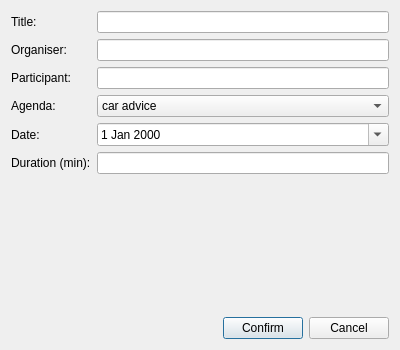
<?xml version="1.0" encoding="UTF-8"?>
<ui version="4.0">
 <class>UpdateMeetingDialog</class>
 <widget class="QDialog" name="UpdateMeetingDialog">
  <property name="geometry">
   <rect>
    <x>0</x>
    <y>0</y>
    <width>400</width>
    <height>350</height>
   </rect>
  </property>
  <property name="windowTitle">
   <string>Update Meeting</string>
  </property>
  <layout class="QVBoxLayout" name="verticalLayout">
   <item>
    <layout class="QFormLayout" name="formLayout">
     <item row="0" column="0">
      <widget class="QLabel" name="labelTitle">
       <property name="text">
        <string>Title:</string>
       </property>
      </widget>
     </item>
     <item row="0" column="1">
      <widget class="QLineEdit" name="nameLineEdit"/>
     </item>
     <item row="1" column="0">
      <widget class="QLabel" name="labelOrganiser">
       <property name="text">
        <string>Organiser:</string>
       </property>
      </widget>
     </item>
     <item row="1" column="1">
      <widget class="QLineEdit" name="sectorLineEdit"/>
     </item>
     <item row="2" column="0">
      <widget class="QLabel" name="labelParticipant">
       <property name="text">
        <string>Participant:</string>
       </property>
      </widget>
     </item>
     <item row="2" column="1">
      <widget class="QLineEdit" name="contactLineEdit"/>
     </item>
     <item row="3" column="0">
      <widget class="QLabel" name="labelAgenda">
       <property name="text">
        <string>Agenda:</string>
       </property>
      </widget>
     </item>
     <item row="3" column="1">
      <widget class="QComboBox" name="emailLineEdit">
       <item>
        <property name="text">
         <string>car advice</string>
        </property>
       </item>
       <item>
        <property name="text">
         <string>life advice</string>
        </property>
       </item>
       <item>
        <property name="text">
         <string>future advice</string>
        </property>
       </item>
      </widget>
     </item>
     <item row="4" column="0">
      <widget class="QLabel" name="labelDate">
       <property name="text">
        <string>Date:</string>
       </property>
      </widget>
     </item>
     <item row="4" column="1">
      <widget class="QDateEdit" name="consultationDateTime">
       <property name="calendarPopup">
        <bool>true</bool>
       </property>
      </widget>
     </item>
     <item row="5" column="0">
      <widget class="QLabel" name="labelDuration">
       <property name="text">
        <string>Duration (min):</string>
       </property>
      </widget>
     </item>
     <item row="5" column="1">
      <widget class="QLineEdit" name="consultantLineEdit"/>
     </item>
    </layout>
   </item>
   <item>
    <layout class="QHBoxLayout" name="buttonLayout">
     <item>
      <spacer name="horizontalSpacer">
       <property name="orientation">
        <enum>Qt::Horizontal</enum>
       </property>
       <property name="sizeHint" stdset="0">
        <size>
         <width>40</width>
         <height>20</height>
        </size>
       </property>
      </spacer>
     </item>
     <item>
      <widget class="QPushButton" name="confirmButton">
       <property name="text">
        <string>Confirm</string>
       </property>
      </widget>
     </item>
     <item>
      <widget class="QPushButton" name="cancelButton">
       <property name="text">
        <string>Cancel</string>
       </property>
      </widget>
     </item>
    </layout>
   </item>
  </layout>
 </widget>
 <resources/>
 <connections>
  <connection>
   <sender>cancelButton</sender>
   <signal>clicked()</signal>
   <receiver>UpdateMeetingDialog</receiver>
   <slot>reject()</slot>
   <hints>
    <hint type="sourcelabel">
     <x>339</x>
     <y>319</y>
    </hint>
    <hint type="destinationlabel">
     <x>199</x>
     <y>174</y>
    </hint>
   </hints>
  </connection>
 </connections>
</ui>
